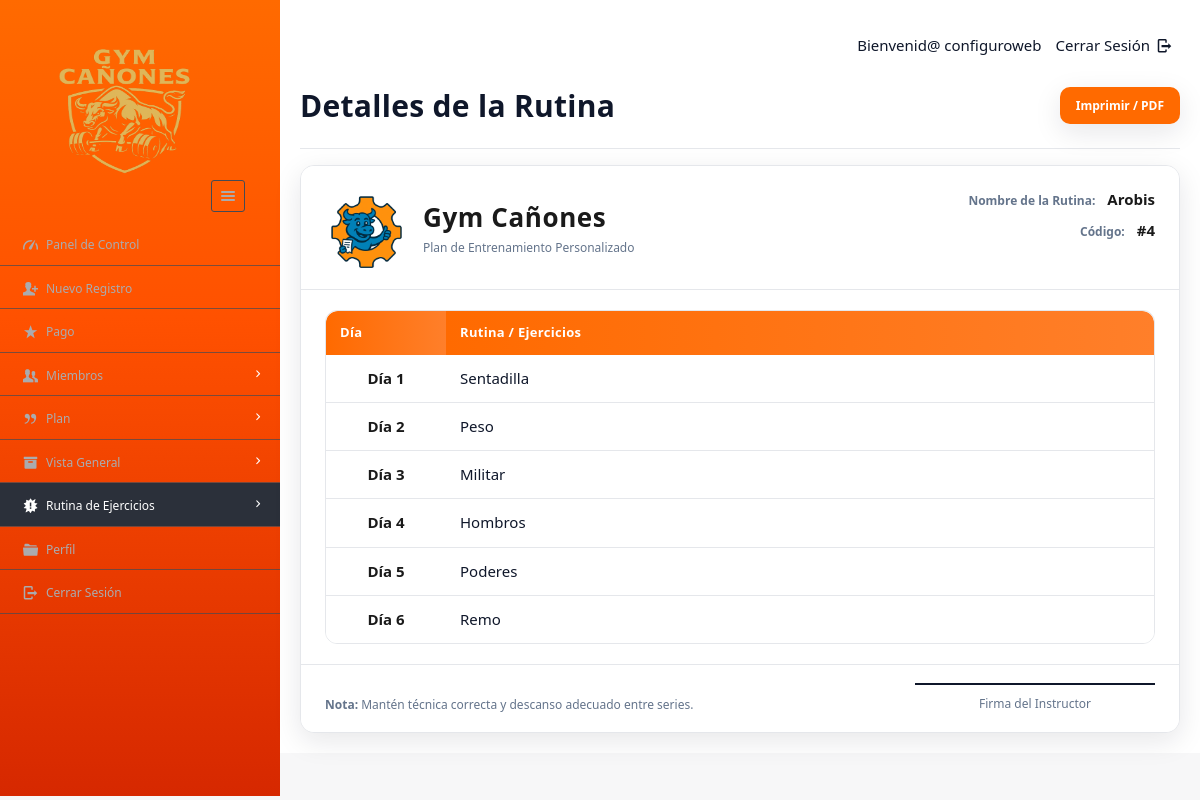
The page /dashboard/admin/viewdetailroutine.php?id=4 (signed in) on the database its author committed.
### tables this page shows
CREATE TABLE timetable (
  tid  INT NOT NULL AUTO_INCREMENT,
  tname VARCHAR(45) DEFAULT NULL,
  day1  VARCHAR(200) DEFAULT NULL,
  day2  VARCHAR(200) DEFAULT NULL,
  day3  VARCHAR(200) DEFAULT NULL,
  day4  VARCHAR(200) DEFAULT NULL,
  day5  VARCHAR(200) DEFAULT NULL,
  day6  VARCHAR(200) DEFAULT NULL,
  PRIMARY KEY (tid)
);

### dashboard/admin/viewdetailroutine.php (the view, shortened to what this page needs)
<?php
require '../../include/db_conn.php';
$id = isset($_GET['id']) ? (int)$_GET['id'] : 0;
$sql = "SELECT * FROM timetable t WHERE t.tid = $id";
$res = mysqli_query($con, $sql);
$row = $res ? mysqli_fetch_array($res, MYSQLI_ASSOC) : [];
function h($v){ return htmlspecialchars($v ?? '', ENT_QUOTES, 'UTF-8'); }
function rowIf($label, $val){
  $val = trim($val ?? '');
  return '<tr><th class="col-day">'.$label.'</th><td class="col-plan">'.nl2br(h($val)).'</td></tr>';
}
?>
<!DOCTYPE html>
<html lang="es">
<head>
  <link rel="stylesheet" href="../../css/style.css" id="style-resource-5">
  <link rel="stylesheet" href="../../css/dashMain.css">
  <link rel="stylesheet" type="text/css" href="../../css/entypo.css">
  <link href="a1style.css" rel="stylesheet" type="text/css">
</head>
<body class="page-body page-fade" onload="init()">
<div class="page-container sidebar-collapsed" id="navbarcollapse">
  <div class="sidebar-menu">
    <header class="logo-env">
      <div class="logo">
        <a href="main.php"><img src="../../images/logo2.png" alt="GYM CAÑONES" width="192" height="80"/></a>
      </div>
      <div class="sidebar-collapse" onclick="collapseSidebar()">
        <a href="#" class="sidebar-collapse-icon with-animation"><i class="entypo-menu"></i></a>
      </div>
    </header>
    <?php include('nav.php'); ?>
  </div>
  <div class="main-content">
    <div class="row">
      <div class="col-md-6 col-sm-8 clearfix"></div>
      <div class="col-md-6 col-sm-4 clearfix hidden-xs">
        <ul class="list-inline links-list pull-right">
          <li>Bienvenid@ <?php echo h($_SESSION['full_name'] ?? ''); ?></li>
          <li><a href="logout.php">Cerrar Sesión <i class="entypo-logout right"></i></a></li>
        </ul>
      </div>
    </div>
    <div class="topbar">
      <h2 class="title">Detalles de la Rutina</h2>
      <div class="actions">
        <button class="btn btn-print" onclick="imprimirRutina()">Imprimir / PDF</button>
      </div>
    </div>
    <hr class="divider"/>
    <?php if(!$row){ ?>
      <div class="empty-state"><p>No se encontró la rutina solicitada.</p></div>
    <?php } else { ?>
    <div id="print">
      <section class="sheet card">
        <header class="card-header">
          <div class="brand">
            <img class="brand-logo" src="logo4.png" alt="GYM CAÑONES">
            <div>
              <h1 class="brand-title">Gym Cañones</h1>
              <p class="brand-sub">Plan de Entrenamiento Personalizado</p>
            </div>
          </div>
          <div class="meta">
            <div class="meta-field"><span class="k">Nombre de la Rutina:</span> <span class="v"><?php echo h($row['tname']); ?></span></div>
            <div class="meta-field"><span class="k">Código:</span> <span class="v">#<?php echo (int)$row['tid']; ?></span></div>
          </div>
        </header>
        <div class="table-wrap">
          <table class="routine">
            <thead>
              <tr>
                <th style="border-top-left-radius:12px">Día</th>
                <th style="border-top-right-radius:12px">Rutina / Ejercicios</th>
              </tr>
            </thead>
            <tbody>
              <?php
                echo rowIf('Día 1', $row['day1'] ?? '');
                echo rowIf('Día 2', $row['day2'] ?? '');
                echo rowIf('Día 3', $row['day3'] ?? '');
                echo rowIf('Día 4', $row['day4'] ?? '');
                echo rowIf('Día 5', $row['day5'] ?? '');
                echo rowIf('Día 6', $row['day6'] ?? '');
              ?>
            </tbody>
          </table>
        </div>
        <footer class="card-footer">
          <div class="note"><strong>Nota:</strong> Mantén técnica correcta y descanso adecuado entre series.</div>
          <div class="sign"><div class="line"></div><span>Firma del Instructor</span></div>
        </footer>
      </section>
    </div>
    <?php } ?>
  </div>
</div>
<?php include('footer.php'); ?>
</body>
</html>

### css/style.css (style rules this page uses)
html { font-size: 62.5%; font-family: sans-serif; }
div { display: block; }
body { font-family: "Noto Sans", sans-serif, "Helvetica Neue", Helvetica, Arial, sans-serif; font-size: 12px; line-height: 1.428571429; display: block; margin: 0; }
*, *:before, *:after { box-sizing: border-box; }
a { text-decoration: none; background: transparent; }
img { vertical-align: middle; }
img { border: 0; }
.logo img { width: 220px; height: 200px; }
p { margin: 0 0 8.5px; font-size: 12px; }
p { display: block; }
input, button, select, textarea { font-family: inherit; font-size: inherit; line-height: inherit; }
button, input { line-height: normal; }
button, input, select, textarea { font-family: inherit; font-size: 100%; margin: 0; }
input, textarea, select, button { text-rendering: auto; color: initial; letter-spacing: normal; word-spacing: normal; text-transform: none; text-indent: 0px; text-shadow: none; display: inline-block; text-align: start; margin: 0em; font: 400 13.3333px Arial; }
.btn { display: inline-block; margin-bottom: 0; font-weight: 400; text-align: center; vertical-align: middle; cursor: pointer; background-image: none; border: 1px solid transparent; white-space: nowrap; padding: 6px 12px; font-size: 12px; line-height: 1.428571429; border-radius: 3px; user-select: none; }
button, html input[type="button"], input[type="reset"], input[type="submit"] { cursor: pointer; }
button, select { text-transform: none; }
a { color: #373e4a; text-decoration: none; }
a { background: transparent; }
a { color: #373e4a; }
.page-container { position: relative; padding-left: 280px; }
.page-container .sidebar-menu { position: absolute; width: 280px; top: 0; left: 0; bottom: 0; background:#ff6a00; background:-webkit-linear-gradient(180deg,#ff6a00 0%,#ff5100 40%,#d62800 100%); background:linear-gradient(180deg,#ff6a00 0%,#ff5100 40%,#d62800 100%); color: #aaabae; z-index: 1; min-height: 796px; box-sizing: border-box; }
.page-container .sidebar-menu .logo-env { width: 100%; padding: 35px; padding-bottom: 10px; box-sizing: border-box; }
.page-container .sidebar-menu .logo-env:before, .page-container .sidebar-menu .logo-env:after { content: " "; display: table; }
.page-container .sidebar-menu .logo-env > div { display: block; vertical-align: middle; white-space: nowrap; float: left; }
.page-container .sidebar-menu .logo-env > div > a { display: inline-block; color: #aaabae; }
.page-container .sidebar-menu .logo-env > div.sidebar-collapse, .page-container .sidebar-menu .logo-env > div.sidebar-mobile-menu { position: relative; float: right; }
.page-container .sidebar-menu .logo-env > div.sidebar-collapse a, .page-container .sidebar-menu .logo-env > div.sidebar-mobile-menu a { display: inline-block; border: 1px solid #454a54; text-align: center; padding: 0; line-height: 1; font-size: 20px; font-weight: 300; padding: 5px 2px; background-clip: padding-box; border-radius: 3px; transition: all 200ms ease-in-out; }
.page-container .sidebar-menu .logo-env .logo img { width: 180px; height: 150px; }
.page-container .sidebar-menu .logo-env:after { clear: both; }
ul, ol { margin-top: 0; margin-bottom: 8.5px; }
ul, menu, dir { display: block; list-style-type: disc; }
li { display: list-item; }
i, cite, em, var, address, dfn { font-style: italic; }

### css/entypo.css (style rules this page uses)
[class^="entypo-"]:before, [class*=" entypo-"]:before { font-family: "entypo"; font-style: normal; font-weight: normal; speak: none; display: inline-block; text-decoration: inherit; width: 1em; margin-right: .2em; text-align: center; font-variant: normal; text-transform: none; line-height: 1em; margin-left: .2em; }
.entypo-menu:before { content: '\e811'; }
.entypo-logout:before { content: '\e85d'; }

### rows shown on the page
timetable: tname "Arobis", tid "4", day1 "Sentadilla Peso Militar Hombros Poderes Remo"

### other values the page prints
$_SESSION['full_name'] "configuroweb"
$label "Día 1 Día 2 Día 3 Día 4 Día 5 Día 6"
